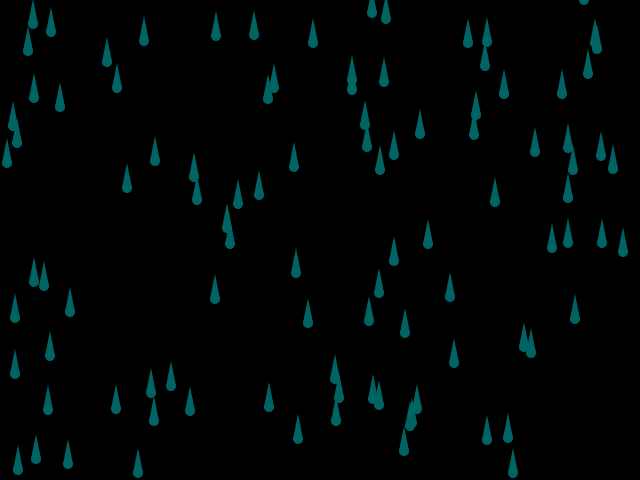
Frame 1 (no input)
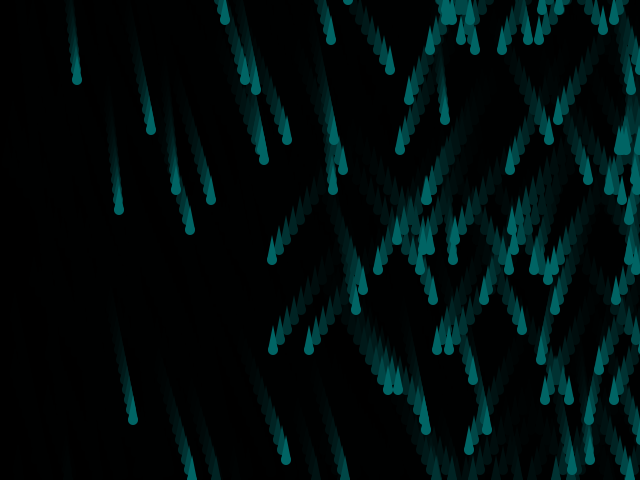
Frame 60 (the mouse pressed at the canvas centre just before this capture)
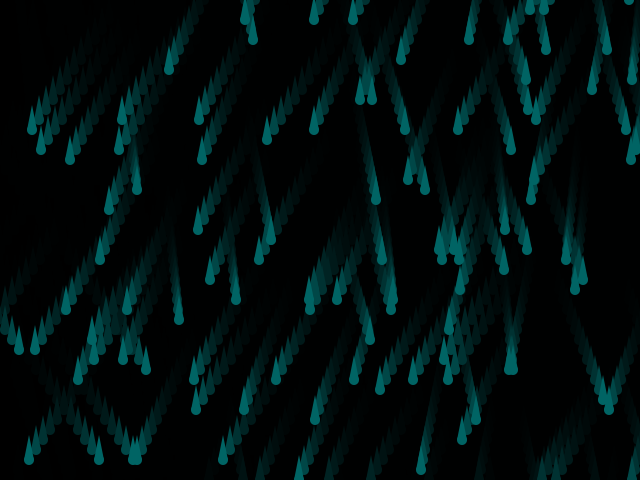
Frame 120 (the mouse held since frame 60 and released just before this capture)

The Processing sketch that drew these frames (run headless with seeded random() and noise(); from frame 60 on, the mouse is pressed at the canvas centre):

// Processing sketch: processing_155409
// ── processing_155409.pde

Mover[] m = new Mover[100];//empty array of 100 Mover object



void setup(){
  size(640,480);
  background(0);
  for(int i=0;i<100;i++){
    m[i] = new Mover(int(random(width)), int(random(height)), int(random(7)+1));
  }
}


void draw(){
 fill(0,0,0,75); 
 rect(0,0,640,480);
  
  for(int i=0;i<100;i++){
    m[i].display();
  }
  
  
}

class Mover {
  //DATA 
 int x;
 int y;
 int speed;
 
  
  //CONSTRUCTOR
  
  Mover(int myx, int myy, int myspeed){
  x= myx;
  y= myy;
  speed= myspeed;
     
  }
  //FUNCTION(S)
  void display(){
   if(x<0 || x>width){
    speed = -1*speed; //speed *= -1
   } 
  
  if (mouseX-x<100 && mouseX-x>-100 && mouseY-y<100 && mouseY-y>-100);{
   y = y+10;
    
  }
  if(y>height){
    y=0;
  }
  
  x  = x+speed;
  noStroke();  
  fill(0,100,100);
  ellipse(x, y, 10,10);
  triangle(x-5,y,x+5,y,x,y-25);
 }
  
  
}
